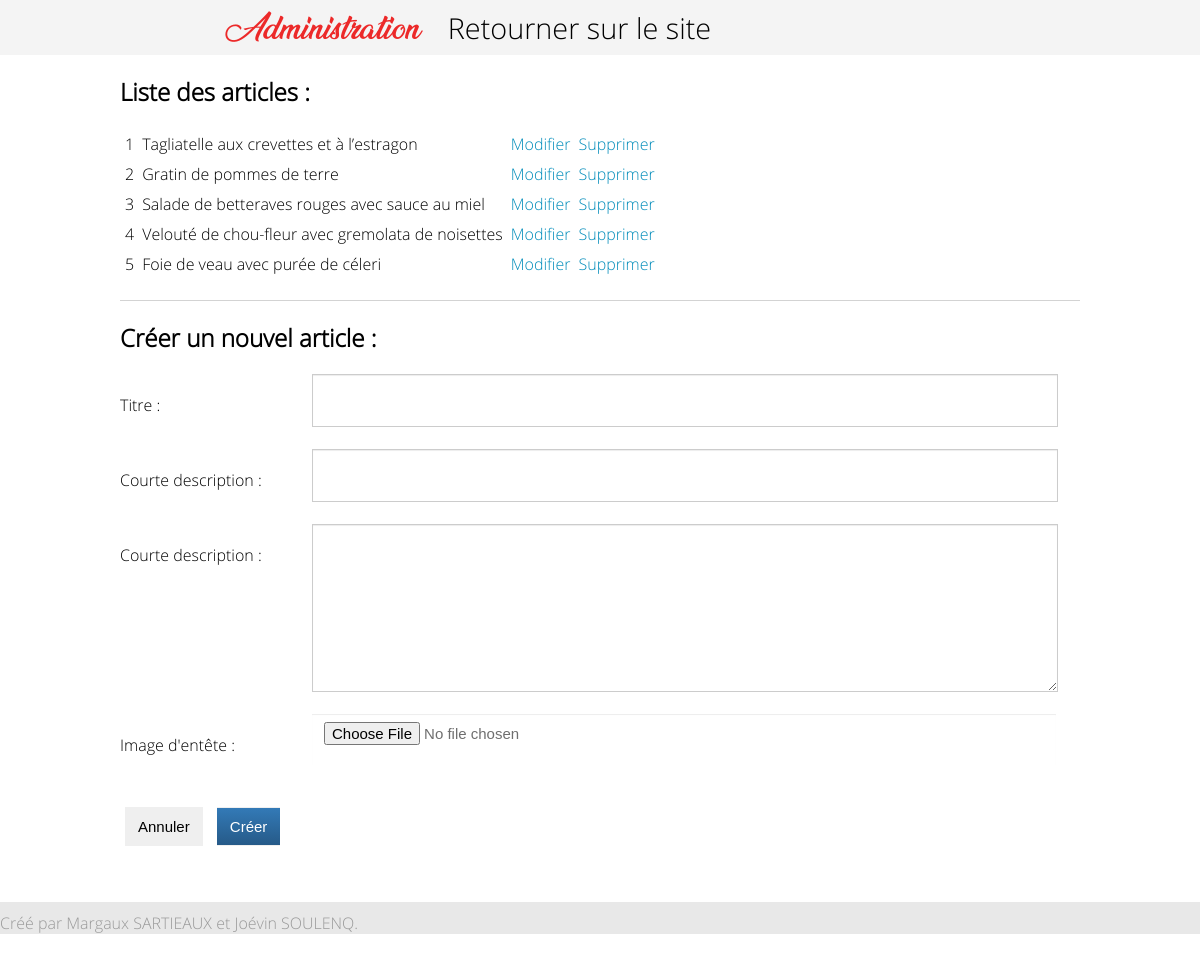
The app's page /admin/index.php with its own data.
### tables this page shows
CREATE TABLE IF NOT EXISTS `blog` (
  `id` int(11) NOT NULL AUTO_INCREMENT,
  `date` timestamp NOT NULL DEFAULT CURRENT_TIMESTAMP,
  `titre` varchar(255) NOT NULL,
  `courte_description` text NOT NULL,
  `contenu` text NOT NULL,
  PRIMARY KEY (`id`)
);

### admin/index.php (the view, shortened to what this page needs)
<!DOCTYPE html>
<html>
  <head>
    <link rel="stylesheet" href="../css/style.css">
  </head>
  <body>
    <header>
      <nav class="menu-horisontal">
        <a href="index.php" class="logo">Administration</a>
        <a href="../index.html" class="liens">Retourner sur le site</a>
      </nav>
    </header>
  <div id="contenu">
    <section>
      <header>
        <h2>Liste des articles :</h2>
      </header>
        <table>
<?php
  require "../inc/config.php";
  $result = $conn->prepare('SELECT * FROM blog');
  $result->execute();
  while ($data = $result->fetch()) {
    $html = '<tr>';
    $html .= '<td>' .$data['id'] . '</td>';
    $html .= '<td>' . $data['titre'] . '</td>';
    $html .= '<td><a href="edit.php?id=' . $data['id'] . '">Modifier</a></td>';
    $html .= '<td><a href="suppr.php?id=' . $data['id'] . '">Supprimer</a></td>';
    $html .= '</tr>';
    echo $html;
  }
?>
      </table>
    </section>
    <section>
      <header><hr/>
        <h2>Créer un nouvel article :</h2>
      </header>
      <form method="post" action="creer.php" enctype="multipart/form-data">
        <label for="titre">Titre :</label>
        <input type="text" id="titre" name="titre"/>
        <br/>
        <label for="courte_description">Courte description : </label>
        <input type="text" id="courte_description" name="courte_description"/>
        <br/>
        <label for="contenu">Courte description : </label>
        <textarea d="contenu" id="contenu" name="contenu" style="height:150px;" rows="3"></textarea>
        <br/>
        <label>Image d'entête : </label>
        <input type="file" style="border:none" name="image"></input><br/>
        <div class="boutons">
          <button type="reset">Annuler</button>
          <button type="submit">Créer</button>
        </div>
      </form>
    </section>
    <footer>Créé par Margaux SARTIEAUX et Joévin SOULENQ.</footer>
    </div>
  </body>
</html>

### css/style.css (style rules this page uses)
html { position: relative; min-height: 100%; }
body { font-family: "Open Sans", Helvetica, sans-serif; overflow-x:hidden; box-sizing: border-box; margin: 0 0 100px; }
section { position: relative; padding: 0px 10%; }
header > hr { height: 1px; background-color: lightgray; border: 0; }
a { color:#008cba; text-decoration:none; }
.menu-horisontal a { position: relative; color:black; padding: 10px; }
.menu-horisontal { padding: 8px 10%; font-size: 1.8em; background: #f4f4f4F4; }
a.logo { color:#ec2929; font-family: "Ananda Black", Helvetica, sans-serif; transition:margin-left 0.5s; }
#contenu { transition:margin-left 0.5s; overflow: hidden; }
input, textarea, select { display: block; width: 100%; height: 35px; padding: 8px 12px; font-size: 15px; line-height: 1.4; color: #6F6F6F; background-color: #FFF; border: 1px solid #CCC; box-shadow: 0px 1px 1px rgba(0, 0, 0, 0.075) inset; transition: border-color 0.15s ease-in-out 0s, box-shadow 0.15s ease-in-out 0s; }
button { text-align: center; background-image: none; border: 1px solid transparent; padding: 8px 12px; font-size: 15px; line-height: 1.4; margin: 20px 5px; }
button[type=submit] { background-image: linear-gradient(to bottom, #337AB7 0px, #265A88 100%); background-repeat: repeat-x; color: #FFF; }
label { position: relative; margin: 20px 0px; float: left; width: 20%; }
input, textarea, select { margin: 30px 0px; width: 75%; resize: vertical; }
footer { background-color: #e8e8e8; color:#999999; padding-top: 10px; position: absolute; min-width: 100%; margin-top: 3%; }
@media (min-width: 865px) { .menu-horisontal a { left:10%; } }

### admin/index.php (style rules this page uses)
input, textarea, select { margin: 0px 0px; width: 75%; resize: vertical; }
table { margin-bottom: 20px; }
td { padding: 3px; }

### records on screen
blog: id "1", titre "Tagliatelle aux crevettes et à l’estragon"
blog: id "2", titre "Gratin de pommes de terre"
blog: id "3", titre "Salade de betteraves rouges avec sauce au miel"
blog: id "4", titre "Velouté de chou-fleur avec gremolata de noisettes"
blog: id "5", titre "Foie de veau avec purée de céleri"
